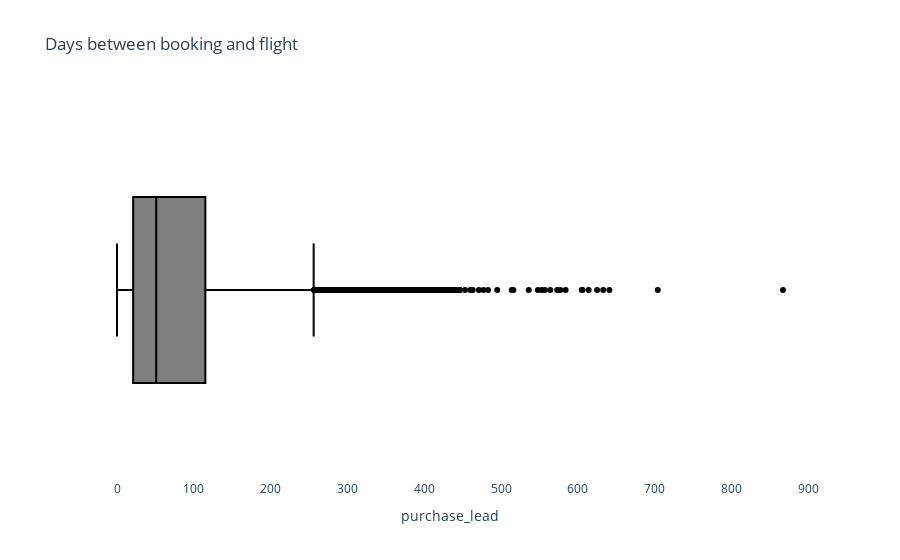

Notebook source saved alongside this figure:
### Markdown cell above
purchase_lead and length of stay needs more observation

### Code cell
fig = px.box(df, x='purchase_lead', title='Days between booking and flight')
fig.update_traces(marker_color='black', marker_line_color='black')
fig.update_layout(plot_bgcolor='white')
fig.show()

### Figure 1 — Plotly figure (JSON) as saved in the notebook; plotly's stock layout.template omitted (floating-point values rounded to 4 significant figures; data arrays with more than 128 entries replaced by an {"elided": "..."} marker saying what was removed)
{"data": [{"alignmentgroup": "True", "hovertemplate": "purchase_lead=%{x}<extra></extra>", "legendgroup": "", "marker": {"color": "black", "line": {"color": "black"}}, "name": "", "notched": false, "offsetgroup": "", "orientation": "h", "showlegend": false, "type": "box", "x": {"elided": "50000 int values"}, "x0": " ", "xaxis": "x", "y0": " ", "yaxis": "y"}], "layout": {"boxmode": "group", "legend": {"tracegroupgap": 0}, "plot_bgcolor": "white", "title": {"text": "Days between booking and flight"}, "xaxis": {"anchor": "y", "domain": [0, 1], "title": {"text": "purchase_lead"}}, "yaxis": {"anchor": "x", "domain": [0, 1]}}}
